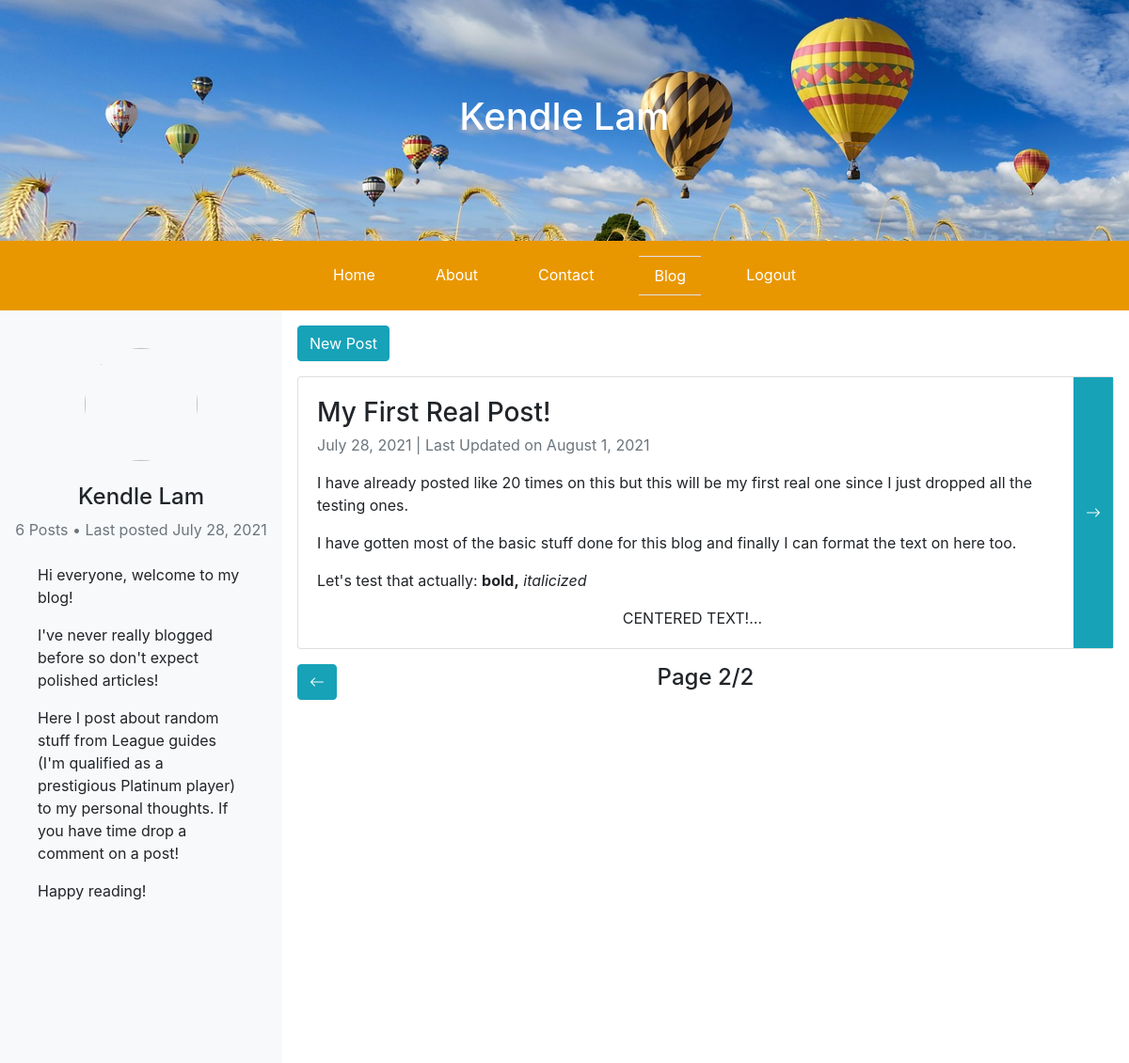
Screenshot of /blog?page=2 (signed in) with the database file from the repository.
### flaskblog/models.py (models this page shows, shortened)
class Post(db.Model):
    id = db.Column(db.Integer, primary_key=True)
    title = db.Column(db.String(100), nullable=False)
    date_posted = db.Column(db.DateTime, nullable=False, default=datetime.utcnow)
    last_updated = db.Column(db.DateTime, nullable=False, default=datetime.utcnow)
    content = db.Column(db.Text, nullable=False)
    comments = db.relationship('Comment', backref='post', lazy=True)

### flaskblog/posts/routes.py (the view)
@posts.route("/blog")
def blog():
    page = request.args.get('page', 1, type=int)
    posts = Post.query.order_by(Post.date_posted.desc()).paginate(page=page, per_page=comment_per_page)
    return render_template("blog.html", posts = posts, title='Blog')

### flaskblog/models.py (called while the page is built)
@login_manager.user_loader
def load_user(user_id):
    return User.query.get(int(user_id))

### flaskblog/templates/blog.html (shortened to what this page needs)
{% extends "layout.html"%}
{% set active_page = "blog" %}
{% block content %}
<div class="container-fluid px-0 d-flex h-100">
    <div class="row no-gutters flex-grow-1">
        <div class="col-md-3 bg-light ">
            <div class="sticky-top p-3">
                <div class="d-flex flex-column">
                    <img id="circle-image" class="mx-auto d-block my-4" src="{{ url_for('static', filename='blog_profile.jpg') }}">
                    <h4 class="text-center">Kendle Lam</h4>
                    <div class="text-muted text-center">
                        {{posts.total}} Posts &#8226; Last posted {{posts.items[0].date_posted.strftime('%B %e, %Y')}}
                    </div>
                    <div class="p-4">
                        <p>Hi everyone, welcome to my blog!</p>
                        <p>I've never really blogged before so don't expect polished articles!</p>
                        <p>Here I post about random
                            stuff from League guides (I'm qualified as a prestigious Platinum player) to my personal thoughts. If you have time drop a comment on a post! </p>
                        <p>Happy reading!</p>
                    </div>
                </div>
            </div>
        </div>
        <div class="col-md-9 px-3">
            {% if current_user.is_authenticated %}
            <a class="btn btn-info mt-3" href="{{ url_for('posts.new_post') }}">New Post</a>
            {% endif %}
            {% for post in posts.items %}
            <div class="card my-3 flex-row d-flex">
                <div class="card-body">
                    <h3 class="card-title text-truncate">{{ post.title }}</h3>
                    <p class="card-subtitle text-muted">{{ post.date_posted.strftime('%B %e, %Y') }}
                        {% if post.date_posted.strftime('%B %e, %Y') != post.last_updated.strftime('%B %e, %Y') %} |
                        <span> Last Updated on {{ post.last_updated.strftime('%B %e, %Y')}}</span>
                        {% endif %}
                    </p>
                    <div class="card-text mt-3 blog-text" >{{ post.content|safe }}</div>
                </div>
                <a href="{{ url_for('posts.post', post_id=post.id, blogpage=posts.page) }}">
                    <button class="btn btn-info rounded-0 h-100" >
                        <i class="bi bi-arrow-right"></i>
                    </button>
                </a>
            </div>
            {% endfor %}
            <div class="d-flex justify-content-between">
                {% if posts.page != 1 %}
                <a class="btn btn-info mb-3" href="{{ url_for('posts.blog', page=posts.page-1)}}"><i class="bi bi-arrow-left"></i></a>
                {% else %}
                <a class="btn btn-info mb-3 invisible" href="#"><i class="bi bi-arrow-left"></i></a>
                {% endif %}
                <h4>Page {{posts.page}}/{{posts.pages}}</h4>
            </div>
        </div>
    </div>
</div>
{% endblock%}

### flaskblog/static/main.css (style rules this page uses)
#circle-image { height:120px; width:120px; border-radius:50%; background-position:center; }
.blog-text { overflow: hidden; text-overflow: ellipsis; display: -webkit-box; -webkit-line-clamp: 5; -webkit-box-orient: vertical; }
.card-title { line-height: normal; }
html, body { height:100%; }

### rows the page displays
Post: date_posted "July 28, 2021", title "My First Real Post!", last_updated "August 1, 2021", content "I have already posted like 20 times on this but this will be my first real one since I just dropped all the testing ones. I have gotten most of the basic stuff done for this blog and finally I can format the text on here too. Let's test that actually: bold, italicized CENTERED TEXT!"

### other values shown
{{ caption|e }} "Home" "About" "Contact" "Logout"
{{ caption|e }} "Blog"
{{ posts.total }} "6"
{{ posts.page }} "2"
{{ posts.pages }} "2"
